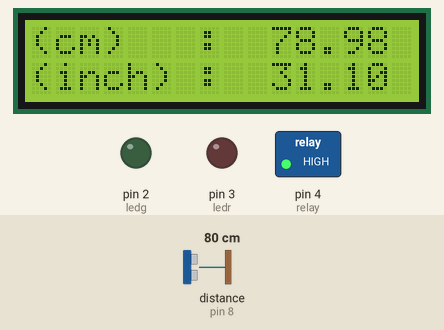
This sketch was run on a simulated Arduino Uno, built with avr-gcc and run on an emulated ATmega328P. Shown: 16×2 character LCD, switched loads named in the sketch (green lamp = pin HIGH), output pins drawn as LEDs (lit = HIGH). Wiring (inferred from the names in the program): ultrasonic range finder: trigger pin 9; echo pin 8. The inputs (shaded band) are chosen by the test bench; at power-on: distance to the obstacle (sensor on pin 8) 80 cm. The echo pulse lasts 58.3 µs per cm; pins used as bus, display or sensor lines are not drawn; what the sketch prints to the serial monitor is not drawn.

Above: at 1.2 s.
1.3 s: distance to the obstacle (sensor on pin 8) set to 55 cm
At 2.0 s:
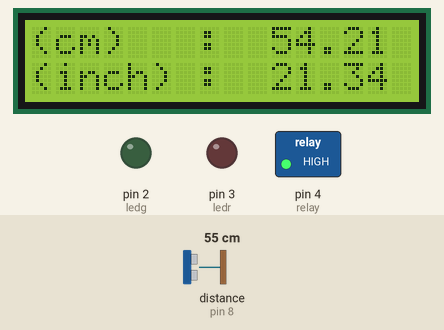
2.9 s: distance to the obstacle (sensor on pin 8) set to 46 cm
At 3.16 s:
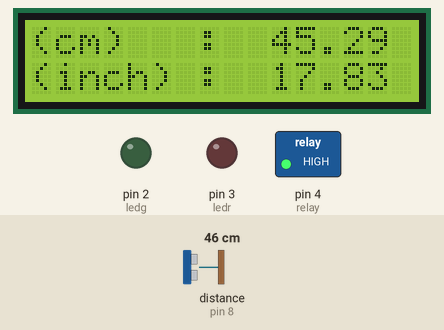
5.9 s: distance to the obstacle (sensor on pin 8) set to 60 cm
At 6.7 s:
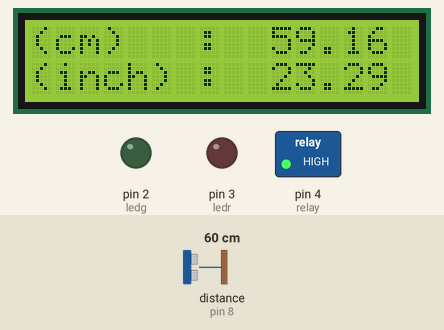
Timing chart, 0 to 8.9 s (numbered marks = the images above; inputs shaded):
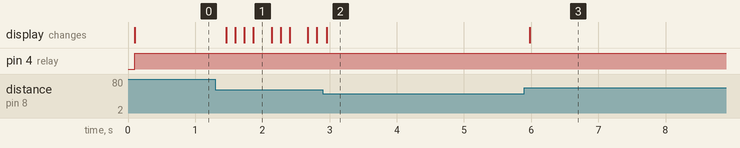

Measured:
- after the input at 1.3 s, the display: first changes after 0.16 s (image 1 shows a later state)
- after the input at 5.9 s, the display: changes after 0.08 s (image 3)

The sketch:

index.ino
```cpp
#include <LiquidCrystal_I2C.h> //inlude library for LCD I2C
LiquidCrystal_I2C lcd(0x27, 16, 2); //initial,addres,hpx,wpx


const int trigPin = 9; //trigger pin
const int echoPin = 8; //echo pin

//define sound velocity in cm/uS
#define SOUND_VELOCITY 0.034
#define CM_TO_INCH 0.393701
#define ledr 3 //define led red on GPIO 3
#define ledg 2 //define led green on GPIO 2
#define relay 4 //define relay on GPIO 4 (OPTIONAL)


long duration; //variable for time
float distanceCm; //variable for distance on CM(Centi Meter)
float distanceInch; //variable for distance on INCH

void setup() {
  Serial.begin(115200); // Starts the serial communication
  pinMode(trigPin, OUTPUT); // Sets the trigPin as an Output
  pinMode(echoPin, INPUT); // Sets the echoPin as an Input
  pinMode(ledr,OUTPUT); // Sets the red led as an Output
  pinMode(ledg,OUTPUT); // Sets the green led as an Output
  pinMode(relay,OUTPUT); // Sets the relay as an Output
  lcd.begin(); //lcd begin or starting the module //sometimes other library version use lcd.begin(16,2)
  lcd.backlight(); //turn on lcd led backlight
}

void loop() {
  // Clears the trigPin
  digitalWrite(trigPin, LOW);
  delayMicroseconds(2);
  // Sets the trigPin on HIGH state for 10 micro seconds
  digitalWrite(trigPin, HIGH);
  delayMicroseconds(10);
  digitalWrite(trigPin, LOW);

  // Reads the echoPin, returns the sound wave travel time in microseconds
  duration = pulseIn(echoPin, HIGH);

  // Calculate the distance
  distanceCm = (duration*SOUND_VELOCITY)/2;

  // Convert to inches
  distanceInch = distanceCm * CM_TO_INCH;

  // Prints the distance on the Serial Monitor
  Serial.println("----------------");
  Serial.print("Distance (cm): ");
  Serial.println(distanceCm);
  Serial.print("Distance (inch): ");
  Serial.println(distanceInch);

  //print on lcd
  lcd.setCursor(0,0);
  lcd.print("(cm)   :  ");
  lcd.print(distanceCm);
  lcd.setCursor(0, 1);
  lcd.print("(inch) :  ");
  lcd.print(distanceInch);

  //logic function for executing
  if(distanceCm < 30 || distanceCm <= 50){
    digitalWrite(relay,LOW);
    delay(5);
    digitalWrite(relay,HIGH);
    delay(5);
  }
  else{
    digitalWrite(relay,HIGH);
  }

  delay(100);
}
```
